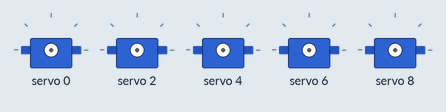
A sketch run on a simulated Arduino Uno, built with avr-gcc and run on an emulated ATmega328P. Shown: 5 × servo.

Above: at 0.05 s.
At 9.0 s:
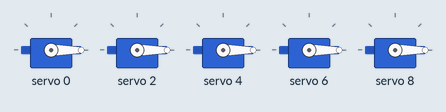
Timing chart, 0 to 11.7 s (numbered marks = the images above):
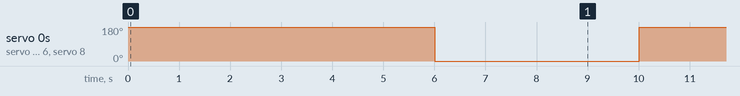

The sketch:

PCA_test.ino
```cpp
#include <Servo.h>
#include <Wire.h>
#include <Adafruit_PWMServoDriver.h>

Adafruit_PWMServoDriver mi = Adafruit_PWMServoDriver();

#define servoMIN 100
#define servoMAX 600
int position;

Servo myservo;

void setup(){
  mi.begin();
  mi.setPWMFreq(60);
}

void loop(){
    delay(1000);

   mi.setPWM(0, 0, servoMAX);
   mi.setPWM(2, 0, servoMAX);
   mi.setPWM(4, 0, servoMAX);
   mi.setPWM(6, 0, servoMAX);
   mi.setPWM(8, 0, servoMAX);

    delay(5000);

    mi.setPWM(0, 0, servoMIN);
    mi.setPWM(2, 0, servoMIN);
    mi.setPWM(4, 0, servoMIN);
    mi.setPWM(6, 0, servoMIN);
    mi.setPWM(8, 0, servoMIN);

    delay(3000);


}
```

Measured:
- by itself, servo 0, servo 2, servo 4, servo 6, servo 8: alternates 180° for 5.0 s and 0° for 4.0 s
